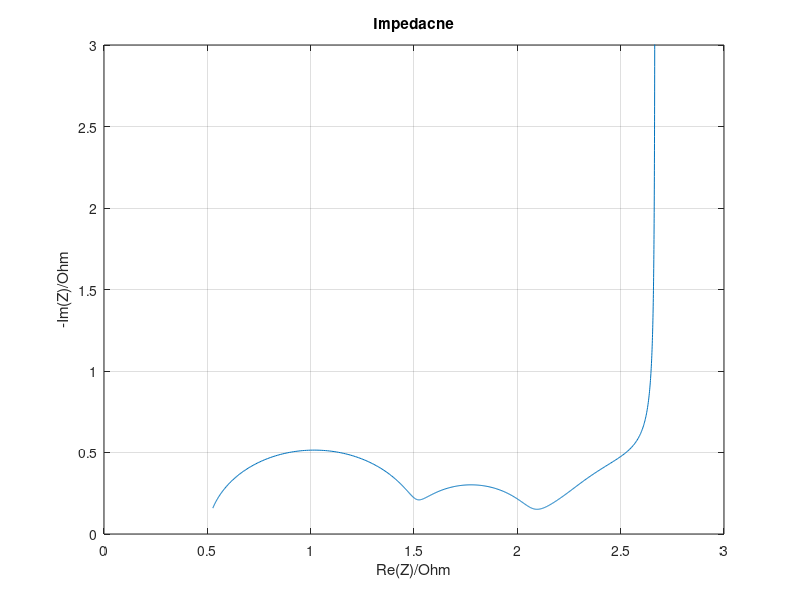

Recreate this plot in MATLAB.
clear all; clc; close;

f_min = -3;
f_max = 5;
points = 1000;

f = logspace(f_min, f_max, points);
w = 2* pi* f;

R0 = 0.5;

R1 = 1;
R2 = 0.5;

C1 = 10^-5;
C2 = 10^-3;
A = 2;
t = 1; % t = time constant (tau)




%Calculation
Z_W = A .* coth(sqrt(1i *w .*t))./sqrt(1i *w .*t); %Warburg impedance
Z_C1 = 1 ./(1i*w*C1);
Z_C2 = 1 ./(1i*w*C2);

%Total impedacne
Z = R0 + (R1 .*Z_C1) ./(R1 + Z_C1) + (R2 .*Z_C2) ./(R2 + Z_C2) + Z_W;

%plot
figure;
plot(real(Z), -imag(Z));
xlabel('Re(Z)/Ohm');
ylabel('-Im(Z)/Ohm');
xlim([0,3]);
ylim([0,3]);
title('Impedacne');
grid on
